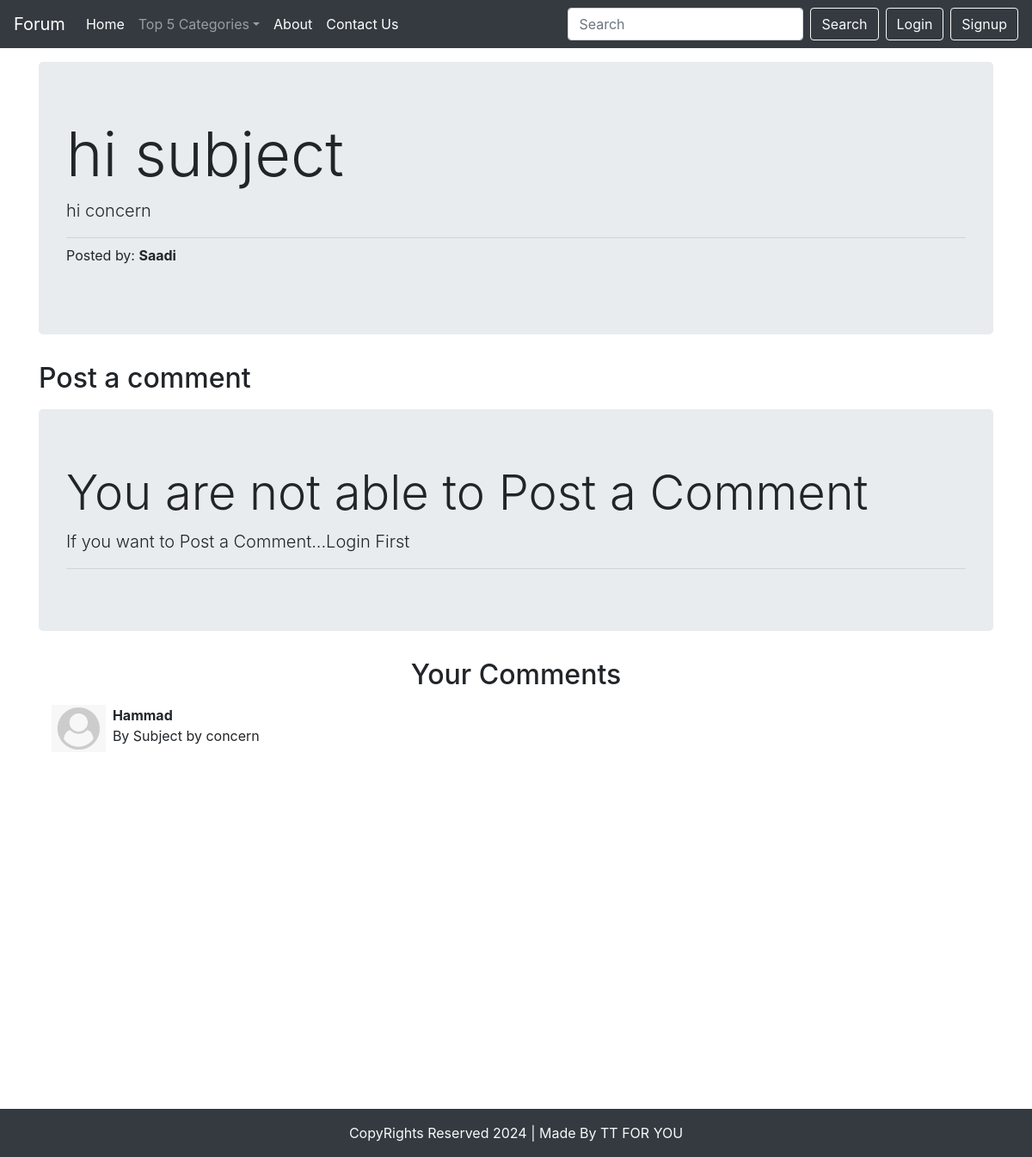
Screenshot of /threads.php?threadid=6 with the database file from the repository.
### tables this page shows
CREATE TABLE `threads` (
  `thread_id` int(11) NOT NULL,
  `thread_title` text NOT NULL,
  `thread_desc` text NOT NULL,
  `thread_cat_id` int(11) NOT NULL,
  `thread_user_id` int(11) NOT NULL,
  `Date` datetime NOT NULL DEFAULT current_timestamp()
);

CREATE TABLE `users` (
  `srn` int(11) NOT NULL,
  `Name` varchar(15) NOT NULL,
  `Email` text NOT NULL,
  `Password` text NOT NULL,
  `Date` datetime NOT NULL DEFAULT current_timestamp()
);

CREATE TABLE `comments` (
  `comment_id` int(11) NOT NULL,
  `comment_content` text NOT NULL,
  `thread_id` int(11) NOT NULL,
  `comment_by` int(11) NOT NULL,
  `Date` datetime NOT NULL DEFAULT current_timestamp()
);

### threads.php (the view, shortened to what this page needs)
<?php require "assets/dbconnect.php";
$id = $_GET['threadid'];
$sql = "SELECT * FROM `threads` WHERE thread_id = '$id'";
            $result = mysqli_query($con,$sql);
            while ($row = mysqli_fetch_assoc($result)) {
                $id = $row['thread_id'];
                $title = $row['thread_title'];
                $desc = $row['thread_desc'];
                $thuser_id = $row['thread_user_id'];
                $sql2 = "SELECT Name FROM `users` WHERE srn = '$thuser_id'";
                $result2 = mysqli_query($con,$sql2);
                $row2 = mysqli_fetch_assoc($result2);
                $postedby = $row2['Name'];
            }
?>
<!doctype html>
<html lang="en">
<head>
    <link rel="stylesheet" href="https://stackpath.bootstrapcdn.com/bootstrap/4.3.1/css/bootstrap.min.css"
>
</head>
<body>
    <?php include "assets/header.php";
    ?>
    <div class="container my-3">
        <div class="jumbotron">
            <h1 class="display-3"><?php echo $title ; ?></h1>
            <p class="lead"><?php echo $desc; ?></p>
            <hr class="my-2">
            <p>Posted by: <b><?php echo $postedby;  ?></b></p>
        </div>
    </div>
    <div class="container my-3">
        <h2 class="my-3">Post a comment</h2>
        <?php
        if (isset($_SESSION['loggedin'])&& $_SESSION['loggedin']==true) {
       echo '<form action=" '.$_SERVER["REQUEST_URI"].'" method="post">
            <div class="form-group">
               <textarea name="comment" rows="3" class="form-control"></textarea>
               <input type="hidden" name="srn" value="'.$_SESSION["srn"].'">
            </div>
            <button type="submit" class="btn btn-primary">Post</button>
        </form>';
        }else{
            echo ' <div class="jumbotron">
            <h1 class="display-4">You are not able to Post a Comment</h1>
            <p class="lead">If you want to Post a Comment...Login First</p>
            <hr class="my-2">
        </div>';
        }
        ?>
    </div>
    <div class="container my-4" id="footer">
        <h2 class="text-center">Your Comments</h2>
        <div class="container my-3">
 <?php
        $sql = "SELECT * FROM `comments` WHERE thread_id = '$id' ";
        $result = mysqli_query($con,$sql);
        $noresult = true;
            while ($row = mysqli_fetch_assoc($result)) {
                $noresult = false;
                $comment = $row['comment_content'];
                $postedby = $row['comment_by'];
                $sql2 = "SELECT Name FROM `users` WHERE srn = '$postedby'";
                $result2 = mysqli_query($con,$sql2);
                $row2 = mysqli_fetch_assoc($result2);
                $name = $row2['Name'];
                echo '<div class="media my-3">
                <a class="d-flex" href="#">
                    <img src="img/user.png" height="55px" alt="">
                </a>
               <div class="media-body my-0 ml-2">
                <p class="font-weight-bold my-0">'.$name.'</p>
                    '.$comment.'
                </div>
            </div>';
            }if ($noresult) {
                echo ' <div class="jumbotron my-3">
                <h1 class="display-3">No Comments Found</h1>
                <p class="lead">Be the first person Post a comment</p>
                <hr class="my-2">
            </div>';
            }
?>
        </div>
    </div>
    <?php include "assets/footer.php";?>
</body>
</html>

### threads.php (style rules this page uses)
#footer { min-height: 500px; }

### rows the page displays
threads: thread_title "hi subject", thread_desc "hi concern"
users: Name "Saadi"
comments: users.Name "Hammad", comment_content "By Subject by concern"
